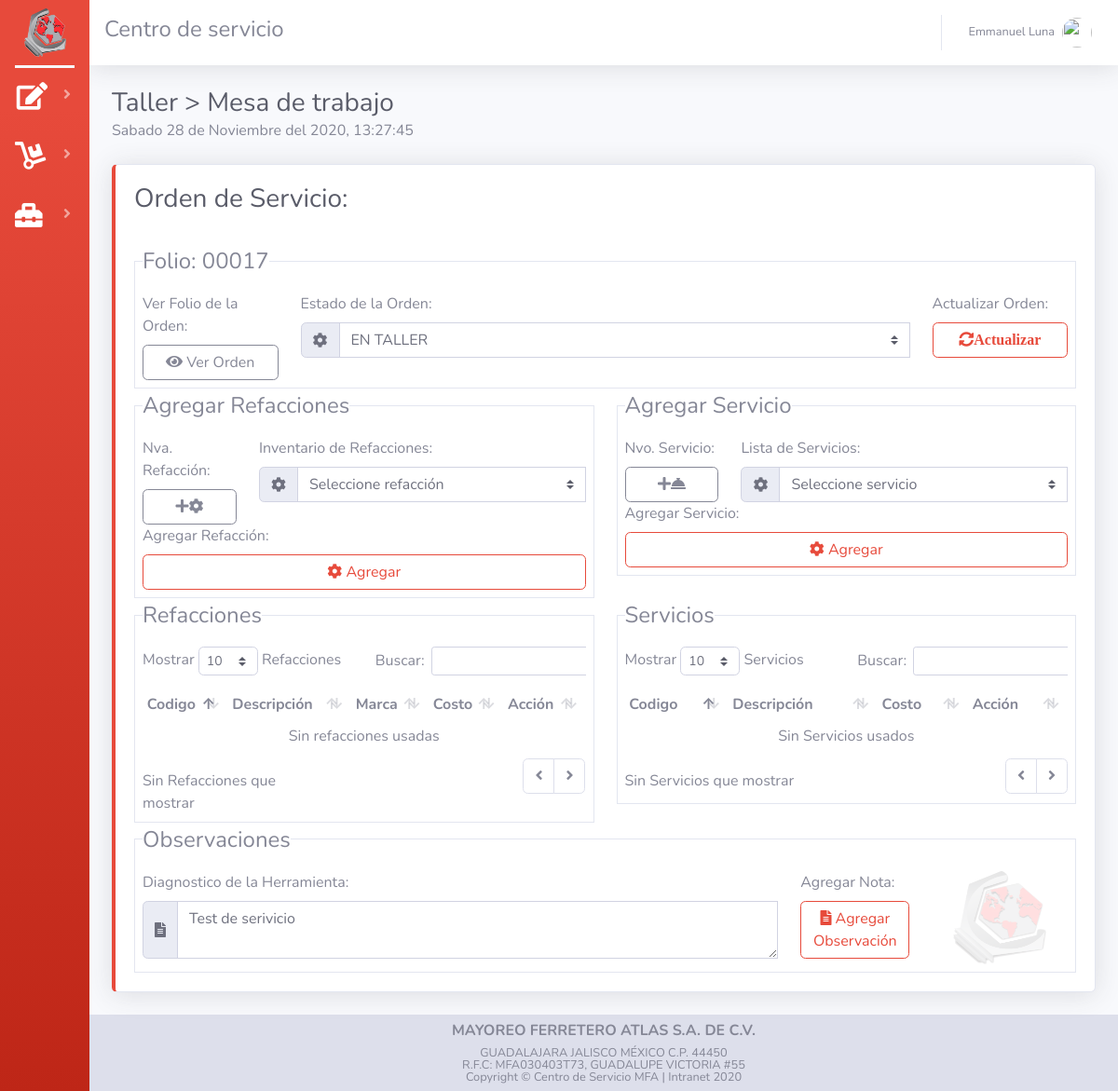
The page /taller.php (signed in) on the database as committed earlier.
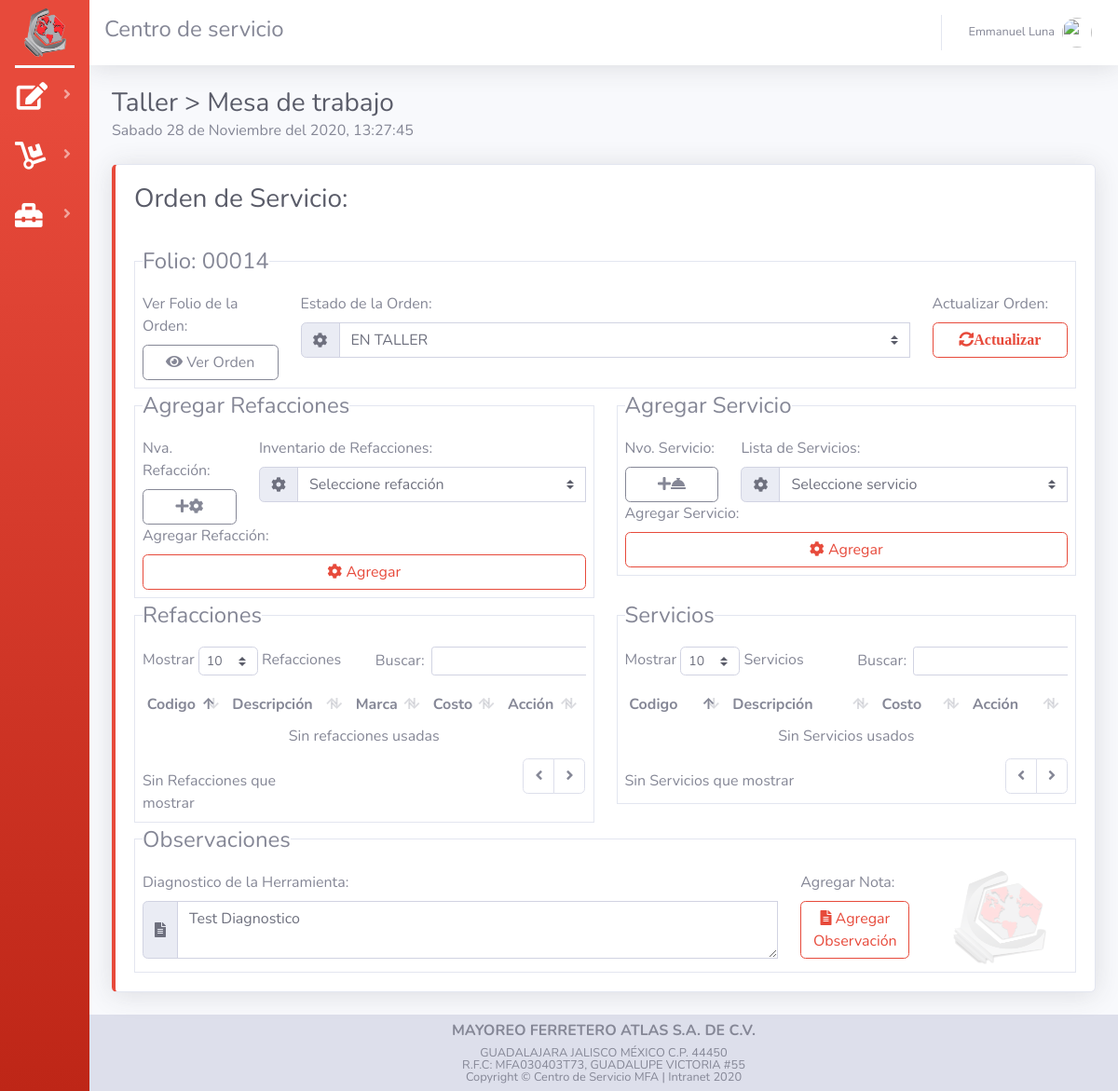
The same page on the database as committed later.
### tables this page shows
CREATE TABLE `tab_orden` (
  `id_orden` int(11) NOT NULL AUTO_INCREMENT,
  `id_cliente` int(11) NOT NULL,
  `code_user` int(11) NOT NULL,
  `fech_entrada` date NOT NULL,
  `fech_salida` date NOT NULL,
  `status_orden` varchar(30) NOT NULL,
  `img` varchar(30) NOT NULL DEFAULT 'CSA.webp',
  `desc_herramienta` varchar(50) NOT NULL,
  `marca_herramienta` varchar(50) NOT NULL,
  `mod_herramienta` varchar(20) NOT NULL,
  `tipo_herramienta` varchar(20) NOT NULL,
  `tipo_servicio` varchar(25) NOT NULL,
  `detalle_servicio` varchar(100) NOT NULL,
  `tec_taller` varchar(30) NOT NULL,
  `pago_orden` varchar(15) NOT NULL,
  `iva_orden` varchar(15) NOT NULL,
  PRIMARY KEY (`id_orden`) USING BTREE,
  KEY `code_user` (`code_user`) USING BTREE,
  KEY `id_cliente` (`id_cliente`) USING BTREE
);

### taller.php (the view, shortened to what the changed rows need)
<?php session_start();
include("assets/controler/conexion.php");
$ordenPendiente = "SELECT taller FROM tab_users WHERE code_user=" . $_SESSION['code_user'];
$rsordenPendiente = mysqli_query($con, $ordenPendiente) or die("Error de consulta");
$pendiente = mysqli_fetch_array($rsordenPendiente);
$id = $pendiente['taller']; ?>
<!DOCTYPE html>
<html lang="en">
<head>
    <?php include("assets/common/header.php"); ?>
</head>
<body id="page-top">
    <div id="wrapper">
        <div id="content-wrapper" class="d-flex flex-column">
            <div id="content">
                <div class="container-fluid">
                    <div class="d-sm-flex align-items-center justify-content-between mb-4">
                        <div>
                            <h1 class='h3 mb-0 text-gray-800'>Taller > Mesa de trabajo</h1>
                        </div>
                    </div>
                    <div class="row" <?php if ($id == 0) {
                                            echo "style='visibility: hidden;'";
                                        } ?>>
                        <div class="col-xl-12 col-md-12 mb-12">
                            <div class="card border-left-danger shadow ">
                                <div class="card-body">
                                    <h1 class='h3 text-gray-800'>Orden de Servicio:</h1>
                                    <br>
                                    <div class="row">
                                        <div class="col-12">
                                            <fieldset class='border p-2'>
                                                <legend class='w-auto'>Folio:
                                                    <?php
                                                    $folio = $id;
                                                    if (strlen($folio) == 1) {
                                                        $folio = "0000" . $folio;
                                                    } else if (strlen($folio) == 2) {
                                                        $folio = "000" . $folio;
                                                    } else if (strlen($folio) == 3) {
                                                        $folio = "00" . $folio;
                                                    } else if (strlen($folio) == 4) {
                                                        $folio = "0" . $folio;
                                                    }
                                                    echo $folio;
                                                    ?>
                                                </legend>
                                                    <div class="row">
                                                        <div class="col-xl-2 col-md-2 col-sm-12 col-lg-2">
                                                        </div>
                                                        <div class="col-xl-8 col-md-8 col-sm-12 col-lg-8">
                                                        </div>
                                                        <div class="col-xl-2 col-md-2 col-sm-12 col-lg-2">
                                                        </div>
                                                    </div>
                                            </fieldset>
                                        </div>
                                        <div class="col-lg-6 col-md-6 col-sm-12 col-xl-6">
                                            <fieldset class='border p-2'>
                                                <div class="table-responsive">
                                                    <table class="table table-hover table-sm table-borderless" id="dataTableRefacciones" width="100%" cellspacing="0">
                                                        <thead>
                                                            <tr>
                                                                <th>Codigo</th>
                                                                <th>Descripción</th>
                                                                <th>Marca</th>
                                                                <th>Costo</th>
                                                                <th>Acción</th>
                                                            </tr>
                                                        </thead>
                                                    </table>
                                                </div>
                                            </fieldset>
                                        </div>
                                        <div class="col-lg-6 col-md-6 col-sm-12 col-xl-6">
                                            <fieldset class='border p-2'>
                                                <div class="table-responsive">
                                                    <table class="table table-hover table-sm table-borderless" id="dataTableServicios" width="100%" cellspacing="0">
                                                        <thead>
                                                            <tr>
                                                                <th>Codigo</th>
                                                                <th>Descripción</th>
                                                                <th>Costo</th>
                                                                <th>Acción</th>
                                                            </tr>
                                                        </thead>
                                                    </table>
                                                </div>
                                            </fieldset>
                                        </div>
                                        <div class="col-12">
                                            <fieldset class='border p-2'>
                                                <div class="row">
                                                    <div class="col-10">
                                                        <form class="form" action="assets/controler/taller/modOrdenTaller.php" method="POST">
                                                            <div class="row">
                                                                <div class="col-xl-10 col-md-10 col-sm-12 col-lg-10">
                                                                    <div class="input-group ">
                                                                        <div class="input-group-prepend">
                                                                            <span class="input-group-text">
                                                                            </span>
                                                                        </div>
                                                                        <?php
                                                                        $queryDetalle = "SELECT detalle_servicio FROM tab_orden WHERE id_Orden=" . $id . ";";
                                                                        $rsDetalle = mysqli_query($con, $queryDetalle) or die("Error de consulta");
                                                                        $Detalle = mysqli_fetch_array($rsDetalle); ?>
                                                                        <textarea rows="2" class="form-control" placeholder="Diagnostico y observaciones de la herramienta" name="forObs" required><?php echo $Detalle[0]; ?></textarea>
                                                                    </div>
                                                                </div>
                                                            </div>
                                                        </form>
                                                    </div>
                                                </div>
                                            </fieldset>
                                        </div>
                                    </div>
                                </div>
                            </div>
                        </div>
                    </div>
                </div>
                <br>
            </div>
        </div>
    </div>
</body>
</html>

Rows that differ between the two databases and show on the page:
no longer on this page (row edited): tab_orden: forObs "Test de serivicio"
now on this page (row edited): tab_orden: forObs "Test Diagnostico"
Other text that changed with them:
$folio: "00017" → "00014"
